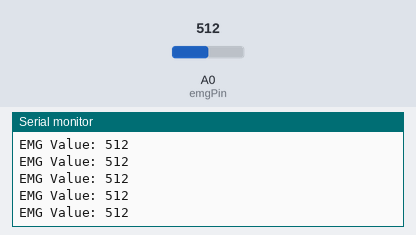
This sketch was run on a simulated Arduino Uno, built with avr-gcc and run on an emulated ATmega328P. Parts: the last lines printed to the serial monitor. The inputs (shaded band) are chosen by the test bench; at power-on: A0 (emgPin) = 512.

Above: at 1.2 s.
1.3 s: A0 (emgPin) set to 716
At 1.31 s:
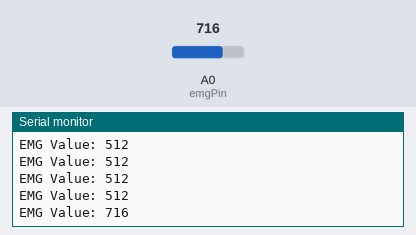
2.8 s: A0 (emgPin) set to 900
At 2.82 s:
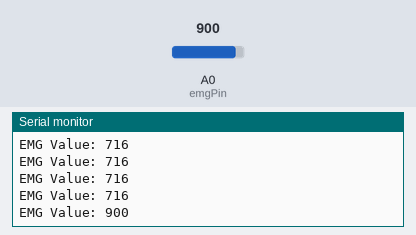
Timing chart, 0 to 5.8 s (numbered marks = the images above; inputs shaded):
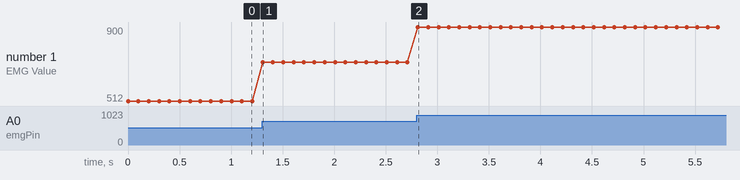

The sketch:

EMG_basic_read.ino
```cpp
/*
 ============================================================================
 Título      : Lectura básica del sensor EMG MyoWare con Arduino
 Descripción : Este código permite leer la señal analógica generada por el
               sensor EMG MyoWare, que detecta la actividad eléctrica del
               músculo esquelético durante contracción. Los valores se
               muestran en el monitor serial para su análisis.
 ----------------------------------------------------------------------------
 Docente     : Renzo Chan Ríos / Lewis De La Cruz
 Curso       : Fundamentos de Biodiseño
 Universidad : Universidad Peruana Cayetano Heredia (UPCH)
 Año         : 2025
 Versión     : 0.1
 ============================================================================
*/

// Pin analógico donde se conecta la salida del sensor EMG
const int emgPin = A0;

void setup() {
  // Inicializa la comunicación serial a 9600 baudios.
  // Esto permite observar los valores leídos en el monitor serial del IDE.
  Serial.begin(9600);
}

void loop() {
  // Lee el valor analógico de la señal EMG (rango 0 a 1023)
  int emgValue = analogRead(emgPin);

  // Muestra el valor leído en el monitor serial.
  // A mayor contracción muscular, mayor será el valor observado.
  Serial.print("EMG Value: ");
  Serial.println(emgValue);

  // Retardo breve para estabilizar la visualización
  delay(100);
}
```

Measured:
- after the input at 1.3 s, the serial monitor: prints a new line at once (image 1)
- after the input at 2.8 s, the serial monitor: prints a new line at once (image 2)
- plotted number 1: 512 → 716 after the input at 1.3 s, 716 → 900 after the input at 2.8 s
